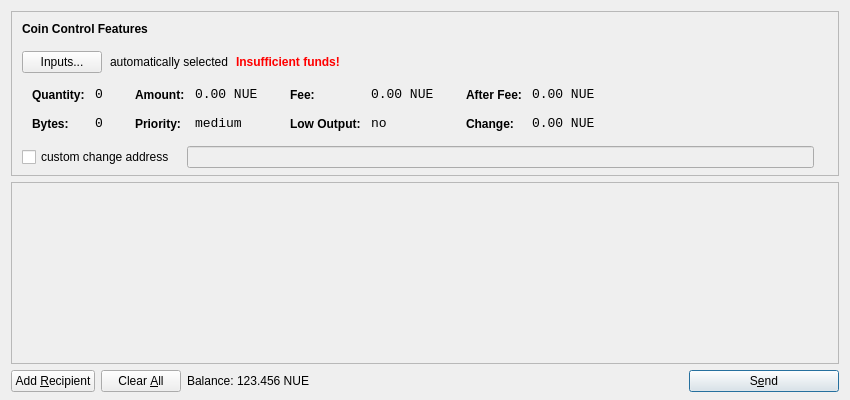
<?xml version="1.0" encoding="UTF-8"?>
<ui version="4.0">
 <class>SendCoinsDialog</class>
 <widget class="QDialog" name="SendCoinsDialog">
  <property name="geometry">
   <rect>
    <x>0</x>
    <y>0</y>
    <width>850</width>
    <height>400</height>
   </rect>
  </property>
  <property name="windowTitle">
   <string>Send Coins</string>
  </property>
  <layout class="QVBoxLayout" name="verticalLayout" stretch="0,1,0">
   <property name="bottomMargin">
    <number>8</number>
   </property>
   <item>
    <widget class="QFrame" name="frameCoinControl">
     <property name="sizePolicy">
      <sizepolicy hsizetype="Expanding" vsizetype="Expanding">
       <horstretch>0</horstretch>
       <verstretch>0</verstretch>
      </sizepolicy>
     </property>
     <property name="maximumSize">
      <size>
       <width>16777215</width>
       <height>16777215</height>
      </size>
     </property>
     <property name="frameShape">
      <enum>QFrame::StyledPanel</enum>
     </property>
     <property name="frameShadow">
      <enum>QFrame::Sunken</enum>
     </property>
     <layout class="QVBoxLayout" name="verticalLayoutCoinControl2">
      <property name="spacing">
       <number>9</number>
      </property>
      <property name="leftMargin">
       <number>0</number>
      </property>
      <property name="topMargin">
       <number>0</number>
      </property>
      <property name="rightMargin">
       <number>0</number>
      </property>
      <property name="bottomMargin">
       <number>6</number>
      </property>
      <item>
       <layout class="QVBoxLayout" name="verticalLayoutCoinControl" stretch="0,0,0,0,1">
        <property name="spacing">
         <number>0</number>
        </property>
        <property name="leftMargin">
         <number>10</number>
        </property>
        <property name="topMargin">
         <number>10</number>
        </property>
        <item>
         <layout class="QHBoxLayout" name="horizontalLayoutCoinControl1">
          <property name="bottomMargin">
           <number>15</number>
          </property>
          <item>
           <widget class="QLabel" name="labelCoinControlFeatures">
            <property name="sizePolicy">
             <sizepolicy hsizetype="Preferred" vsizetype="Maximum">
              <horstretch>0</horstretch>
              <verstretch>0</verstretch>
             </sizepolicy>
            </property>
            <property name="font">
             <font>
              <weight>75</weight>
              <bold>true</bold>
             </font>
            </property>
            <property name="styleSheet">
             <string notr="true">font-weight:bold;</string>
            </property>
            <property name="text">
             <string>Coin Control Features</string>
            </property>
           </widget>
          </item>
         </layout>
        </item>
        <item>
         <layout class="QHBoxLayout" name="horizontalLayoutCoinControl2" stretch="0,0,0,0">
          <property name="spacing">
           <number>8</number>
          </property>
          <property name="bottomMargin">
           <number>10</number>
          </property>
          <item>
           <widget class="QPushButton" name="pushButtonCoinControl">
            <property name="styleSheet">
             <string notr="true"/>
            </property>
            <property name="text">
             <string>Inputs...</string>
            </property>
           </widget>
          </item>
          <item>
           <widget class="QLabel" name="labelCoinControlAutomaticallySelected">
            <property name="text">
             <string>automatically selected</string>
            </property>
            <property name="margin">
             <number>5</number>
            </property>
           </widget>
          </item>
          <item>
           <widget class="QLabel" name="labelCoinControlInsuffFunds">
            <property name="font">
             <font>
              <weight>75</weight>
              <bold>true</bold>
             </font>
            </property>
            <property name="styleSheet">
             <string notr="true">color:red;font-weight:bold;</string>
            </property>
            <property name="text">
             <string>Insufficient funds!</string>
            </property>
            <property name="margin">
             <number>5</number>
            </property>
           </widget>
          </item>
          <item>
           <spacer name="horizontalSpacerCoinControl">
            <property name="orientation">
             <enum>Qt::Horizontal</enum>
            </property>
            <property name="sizeHint" stdset="0">
             <size>
              <width>40</width>
              <height>1</height>
             </size>
            </property>
           </spacer>
          </item>
         </layout>
        </item>
        <item>
         <widget class="QWidget" name="widgetCoinControl" native="true">
          <property name="sizePolicy">
           <sizepolicy hsizetype="Preferred" vsizetype="Preferred">
            <horstretch>0</horstretch>
            <verstretch>0</verstretch>
           </sizepolicy>
          </property>
          <property name="minimumSize">
           <size>
            <width>0</width>
            <height>0</height>
           </size>
          </property>
          <property name="styleSheet">
           <string notr="true"/>
          </property>
          <layout class="QHBoxLayout" name="horizontalLayoutCoinControl5">
           <property name="leftMargin">
            <number>0</number>
           </property>
           <property name="topMargin">
            <number>0</number>
           </property>
           <property name="rightMargin">
            <number>0</number>
           </property>
           <property name="bottomMargin">
            <number>0</number>
           </property>
           <item>
            <layout class="QHBoxLayout" name="horizontalLayoutCoinControl3" stretch="0,0,0,1">
             <property name="spacing">
              <number>20</number>
             </property>
             <property name="topMargin">
              <number>0</number>
             </property>
             <property name="bottomMargin">
              <number>10</number>
             </property>
             <item>
              <layout class="QFormLayout" name="formLayoutCoinControl1">
               <property name="horizontalSpacing">
                <number>10</number>
               </property>
               <property name="verticalSpacing">
                <number>14</number>
               </property>
               <property name="leftMargin">
                <number>10</number>
               </property>
               <property name="topMargin">
                <number>4</number>
               </property>
               <property name="rightMargin">
                <number>6</number>
               </property>
               <item row="0" column="0">
                <widget class="QLabel" name="labelCoinControlQuantityText">
                 <property name="styleSheet">
                  <string notr="true">font-weight:bold;</string>
                 </property>
                 <property name="text">
                  <string>Quantity:</string>
                 </property>
                 <property name="margin">
                  <number>0</number>
                 </property>
                </widget>
               </item>
               <item row="0" column="1">
                <widget class="QLabel" name="labelCoinControlQuantity">
                 <property name="font">
                  <font>
                   <family>Monospace</family>
                   <pointsize>10</pointsize>
                  </font>
                 </property>
                 <property name="cursor">
                  <cursorShape>IBeamCursor</cursorShape>
                 </property>
                 <property name="contextMenuPolicy">
                  <enum>Qt::ActionsContextMenu</enum>
                 </property>
                 <property name="text">
                  <string notr="true">0</string>
                 </property>
                 <property name="margin">
                  <number>0</number>
                 </property>
                 <property name="textInteractionFlags">
                  <set>Qt::LinksAccessibleByMouse|Qt::TextSelectableByKeyboard|Qt::TextSelectableByMouse</set>
                 </property>
                </widget>
               </item>
               <item row="1" column="0">
                <widget class="QLabel" name="labelCoinControlBytesText">
                 <property name="styleSheet">
                  <string notr="true">font-weight:bold;</string>
                 </property>
                 <property name="text">
                  <string>Bytes:</string>
                 </property>
                </widget>
               </item>
               <item row="1" column="1">
                <widget class="QLabel" name="labelCoinControlBytes">
                 <property name="font">
                  <font>
                   <family>Monospace</family>
                   <pointsize>10</pointsize>
                  </font>
                 </property>
                 <property name="cursor">
                  <cursorShape>IBeamCursor</cursorShape>
                 </property>
                 <property name="contextMenuPolicy">
                  <enum>Qt::ActionsContextMenu</enum>
                 </property>
                 <property name="text">
                  <string notr="true">0</string>
                 </property>
                 <property name="textInteractionFlags">
                  <set>Qt::LinksAccessibleByMouse|Qt::TextSelectableByKeyboard|Qt::TextSelectableByMouse</set>
                 </property>
                </widget>
               </item>
              </layout>
             </item>
             <item>
              <layout class="QFormLayout" name="formLayoutCoinControl2">
               <property name="horizontalSpacing">
                <number>10</number>
               </property>
               <property name="verticalSpacing">
                <number>14</number>
               </property>
               <property name="leftMargin">
                <number>6</number>
               </property>
               <property name="topMargin">
                <number>4</number>
               </property>
               <property name="rightMargin">
                <number>6</number>
               </property>
               <item row="0" column="0">
                <widget class="QLabel" name="labelCoinControlAmountText">
                 <property name="styleSheet">
                  <string notr="true">font-weight:bold;</string>
                 </property>
                 <property name="text">
                  <string>Amount:</string>
                 </property>
                 <property name="margin">
                  <number>0</number>
                 </property>
                </widget>
               </item>
               <item row="0" column="1">
                <widget class="QLabel" name="labelCoinControlAmount">
                 <property name="font">
                  <font>
                   <family>Monospace</family>
                   <pointsize>10</pointsize>
                  </font>
                 </property>
                 <property name="cursor">
                  <cursorShape>IBeamCursor</cursorShape>
                 </property>
                 <property name="contextMenuPolicy">
                  <enum>Qt::ActionsContextMenu</enum>
                 </property>
                 <property name="text">
                  <string notr="true">0.00 NUE</string>
                 </property>
                 <property name="textInteractionFlags">
                  <set>Qt::LinksAccessibleByMouse|Qt::TextSelectableByKeyboard|Qt::TextSelectableByMouse</set>
                 </property>
                </widget>
               </item>
               <item row="1" column="0">
                <widget class="QLabel" name="labelCoinControlPriorityText">
                 <property name="styleSheet">
                  <string notr="true">font-weight:bold;</string>
                 </property>
                 <property name="text">
                  <string>Priority:</string>
                 </property>
                </widget>
               </item>
               <item row="1" column="1">
                <widget class="QLabel" name="labelCoinControlPriority">
                 <property name="font">
                  <font>
                   <family>Monospace</family>
                   <pointsize>10</pointsize>
                  </font>
                 </property>
                 <property name="cursor">
                  <cursorShape>IBeamCursor</cursorShape>
                 </property>
                 <property name="contextMenuPolicy">
                  <enum>Qt::ActionsContextMenu</enum>
                 </property>
                 <property name="text">
                  <string>medium</string>
                 </property>
                 <property name="textInteractionFlags">
                  <set>Qt::LinksAccessibleByMouse|Qt::TextSelectableByKeyboard|Qt::TextSelectableByMouse</set>
                 </property>
                </widget>
               </item>
              </layout>
             </item>
             <item>
              <layout class="QFormLayout" name="formLayoutCoinControl3">
               <property name="horizontalSpacing">
                <number>10</number>
               </property>
               <property name="verticalSpacing">
                <number>14</number>
               </property>
               <property name="leftMargin">
                <number>6</number>
               </property>
               <property name="topMargin">
                <number>4</number>
               </property>
               <property name="rightMargin">
                <number>6</number>
               </property>
               <item row="0" column="0">
                <widget class="QLabel" name="labelCoinControlFeeText">
                 <property name="styleSheet">
                  <string notr="true">font-weight:bold;</string>
                 </property>
                 <property name="text">
                  <string>Fee:</string>
                 </property>
                 <property name="margin">
                  <number>0</number>
                 </property>
                </widget>
               </item>
               <item row="0" column="1">
                <widget class="QLabel" name="labelCoinControlFee">
                 <property name="font">
                  <font>
                   <family>Monospace</family>
                   <pointsize>10</pointsize>
                  </font>
                 </property>
                 <property name="cursor">
                  <cursorShape>IBeamCursor</cursorShape>
                 </property>
                 <property name="contextMenuPolicy">
                  <enum>Qt::ActionsContextMenu</enum>
                 </property>
                 <property name="text">
                  <string notr="true">0.00 NUE</string>
                 </property>
                 <property name="textInteractionFlags">
                  <set>Qt::LinksAccessibleByMouse|Qt::TextSelectableByKeyboard|Qt::TextSelectableByMouse</set>
                 </property>
                </widget>
               </item>
               <item row="1" column="0">
                <widget class="QLabel" name="labelCoinControlLowOutputText">
                 <property name="styleSheet">
                  <string notr="true">font-weight:bold;</string>
                 </property>
                 <property name="text">
                  <string>Low Output:</string>
                 </property>
                </widget>
               </item>
               <item row="1" column="1">
                <widget class="QLabel" name="labelCoinControlLowOutput">
                 <property name="font">
                  <font>
                   <family>Monospace</family>
                   <pointsize>10</pointsize>
                  </font>
                 </property>
                 <property name="cursor">
                  <cursorShape>IBeamCursor</cursorShape>
                 </property>
                 <property name="contextMenuPolicy">
                  <enum>Qt::ActionsContextMenu</enum>
                 </property>
                 <property name="text">
                  <string>no</string>
                 </property>
                 <property name="textInteractionFlags">
                  <set>Qt::LinksAccessibleByMouse|Qt::TextSelectableByKeyboard|Qt::TextSelectableByMouse</set>
                 </property>
                </widget>
               </item>
              </layout>
             </item>
             <item>
              <layout class="QFormLayout" name="formLayoutCoinControl4">
               <property name="horizontalSpacing">
                <number>10</number>
               </property>
               <property name="verticalSpacing">
                <number>14</number>
               </property>
               <property name="leftMargin">
                <number>6</number>
               </property>
               <property name="topMargin">
                <number>4</number>
               </property>
               <property name="rightMargin">
                <number>6</number>
               </property>
               <item row="0" column="0">
                <widget class="QLabel" name="labelCoinControlAfterFeeText">
                 <property name="styleSheet">
                  <string notr="true">font-weight:bold;</string>
                 </property>
                 <property name="text">
                  <string>After Fee:</string>
                 </property>
                 <property name="margin">
                  <number>0</number>
                 </property>
                </widget>
               </item>
               <item row="0" column="1">
                <widget class="QLabel" name="labelCoinControlAfterFee">
                 <property name="font">
                  <font>
                   <family>Monospace</family>
                   <pointsize>10</pointsize>
                  </font>
                 </property>
                 <property name="cursor">
                  <cursorShape>IBeamCursor</cursorShape>
                 </property>
                 <property name="contextMenuPolicy">
                  <enum>Qt::ActionsContextMenu</enum>
                 </property>
                 <property name="text">
                  <string notr="true">0.00 NUE</string>
                 </property>
                 <property name="textInteractionFlags">
                  <set>Qt::LinksAccessibleByMouse|Qt::TextSelectableByKeyboard|Qt::TextSelectableByMouse</set>
                 </property>
                </widget>
               </item>
               <item row="1" column="0">
                <widget class="QLabel" name="labelCoinControlChangeText">
                 <property name="styleSheet">
                  <string notr="true">font-weight:bold;</string>
                 </property>
                 <property name="text">
                  <string>Change:</string>
                 </property>
                </widget>
               </item>
               <item row="1" column="1">
                <widget class="QLabel" name="labelCoinControlChange">
                 <property name="font">
                  <font>
                   <family>Monospace</family>
                   <pointsize>10</pointsize>
                  </font>
                 </property>
                 <property name="cursor">
                  <cursorShape>IBeamCursor</cursorShape>
                 </property>
                 <property name="contextMenuPolicy">
                  <enum>Qt::ActionsContextMenu</enum>
                 </property>
                 <property name="text">
                  <string notr="true">0.00 NUE</string>
                 </property>
                 <property name="textInteractionFlags">
                  <set>Qt::LinksAccessibleByMouse|Qt::TextSelectableByKeyboard|Qt::TextSelectableByMouse</set>
                 </property>
                </widget>
               </item>
              </layout>
             </item>
            </layout>
           </item>
          </layout>
         </widget>
        </item>
        <item>
         <layout class="QHBoxLayout" name="horizontalLayoutCoinControl4" stretch="0,0,0">
          <property name="spacing">
           <number>12</number>
          </property>
          <property name="sizeConstraint">
           <enum>QLayout::SetDefaultConstraint</enum>
          </property>
          <property name="topMargin">
           <number>5</number>
          </property>
          <property name="rightMargin">
           <number>5</number>
          </property>
          <item>
           <widget class="QCheckBox" name="checkBoxCoinControlChange">
            <property name="text">
             <string>custom change address</string>
            </property>
           </widget>
          </item>
          <item>
           <widget class="QLineEdit" name="lineEditCoinControlChange">
            <property name="enabled">
             <bool>false</bool>
            </property>
            <property name="sizePolicy">
             <sizepolicy hsizetype="Expanding" vsizetype="Fixed">
              <horstretch>0</horstretch>
              <verstretch>0</verstretch>
             </sizepolicy>
            </property>
           </widget>
          </item>
          <item>
           <widget class="QLabel" name="labelCoinControlChangeLabel">
            <property name="sizePolicy">
             <sizepolicy hsizetype="Preferred" vsizetype="Expanding">
              <horstretch>0</horstretch>
              <verstretch>0</verstretch>
             </sizepolicy>
            </property>
            <property name="minimumSize">
             <size>
              <width>0</width>
              <height>0</height>
             </size>
            </property>
            <property name="text">
             <string/>
            </property>
            <property name="margin">
             <number>3</number>
            </property>
           </widget>
          </item>
         </layout>
        </item>
        <item>
         <spacer name="verticalSpacerCoinControl">
          <property name="orientation">
           <enum>Qt::Vertical</enum>
          </property>
          <property name="sizeHint" stdset="0">
           <size>
            <width>800</width>
            <height>1</height>
           </size>
          </property>
         </spacer>
        </item>
       </layout>
      </item>
     </layout>
    </widget>
   </item>
   <item>
    <widget class="QScrollArea" name="scrollArea">
     <property name="widgetResizable">
      <bool>true</bool>
     </property>
     <widget class="QWidget" name="scrollAreaWidgetContents">
      <property name="geometry">
       <rect>
        <x>0</x>
        <y>0</y>
        <width>822</width>
        <height>112</height>
       </rect>
      </property>
      <layout class="QVBoxLayout" name="verticalLayout_2">
       <property name="leftMargin">
        <number>0</number>
       </property>
       <property name="topMargin">
        <number>0</number>
       </property>
       <property name="rightMargin">
        <number>0</number>
       </property>
       <property name="bottomMargin">
        <number>0</number>
       </property>
       <item>
        <layout class="QVBoxLayout" name="entries">
         <property name="spacing">
          <number>6</number>
         </property>
        </layout>
       </item>
       <item>
        <spacer name="verticalSpacer">
         <property name="orientation">
          <enum>Qt::Vertical</enum>
         </property>
         <property name="sizeHint" stdset="0">
          <size>
           <width>20</width>
           <height>40</height>
          </size>
         </property>
        </spacer>
       </item>
      </layout>
     </widget>
    </widget>
   </item>
   <item>
    <layout class="QHBoxLayout" name="horizontalLayout">
     <item>
      <widget class="QPushButton" name="addButton">
       <property name="toolTip">
        <string>Send to multiple recipients at once</string>
       </property>
       <property name="text">
        <string>Add &amp;Recipient</string>
       </property>
       <property name="icon">
        <iconset resource="../bitcoin.qrc">
         <normaloff>:/icons/add</normaloff>:/icons/add</iconset>
       </property>
       <property name="autoDefault">
        <bool>false</bool>
       </property>
      </widget>
     </item>
     <item>
      <widget class="QPushButton" name="clearButton">
       <property name="sizePolicy">
        <sizepolicy hsizetype="Minimum" vsizetype="Fixed">
         <horstretch>0</horstretch>
         <verstretch>0</verstretch>
        </sizepolicy>
       </property>
       <property name="toolTip">
        <string>Remove all transaction fields</string>
       </property>
       <property name="text">
        <string>Clear &amp;All</string>
       </property>
       <property name="icon">
        <iconset resource="../bitcoin.qrc">
         <normaloff>:/icons/remove</normaloff>:/icons/remove</iconset>
       </property>
       <property name="autoRepeatDelay">
        <number>300</number>
       </property>
       <property name="autoDefault">
        <bool>false</bool>
       </property>
      </widget>
     </item>
     <item>
      <layout class="QHBoxLayout" name="horizontalLayout_2">
       <property name="spacing">
        <number>3</number>
       </property>
       <item>
        <widget class="QLabel" name="label">
         <property name="text">
          <string>Balance:</string>
         </property>
        </widget>
       </item>
       <item>
        <widget class="QLabel" name="labelBalance">
         <property name="cursor">
          <cursorShape>IBeamCursor</cursorShape>
         </property>
         <property name="text">
          <string>123.456 NUE</string>
         </property>
         <property name="textInteractionFlags">
          <set>Qt::LinksAccessibleByMouse|Qt::TextSelectableByKeyboard|Qt::TextSelectableByMouse</set>
         </property>
        </widget>
       </item>
      </layout>
     </item>
     <item>
      <spacer name="horizontalSpacer">
       <property name="orientation">
        <enum>Qt::Horizontal</enum>
       </property>
       <property name="sizeHint" stdset="0">
        <size>
         <width>40</width>
         <height>20</height>
        </size>
       </property>
      </spacer>
     </item>
     <item>
      <widget class="QPushButton" name="sendButton">
       <property name="minimumSize">
        <size>
         <width>150</width>
         <height>0</height>
        </size>
       </property>
       <property name="toolTip">
        <string>Confirm the send action</string>
       </property>
       <property name="text">
        <string>S&amp;end</string>
       </property>
       <property name="icon">
        <iconset resource="../bitcoin.qrc">
         <normaloff>:/icons/send</normaloff>:/icons/send</iconset>
       </property>
       <property name="default">
        <bool>true</bool>
       </property>
      </widget>
     </item>
    </layout>
   </item>
  </layout>
 </widget>
 <resources>
  <include location="../bitcoin.qrc"/>
 </resources>
 <connections/>
</ui>
